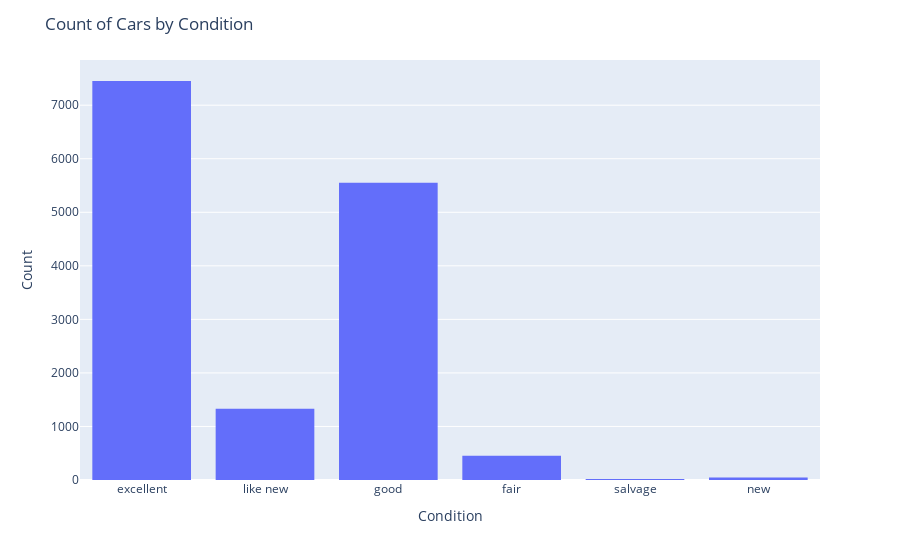

Write notebook code for a chart like this one.
### Code cell
# Histogram of the condition distribution
import plotly.express as px

fig = px.histogram(vehicles, x='condition')
fig.update_layout(title='Count of Cars by Condition', xaxis_title='Condition', yaxis_title='Count')
fig.show()

### Figure 1 — Plotly figure (JSON) as saved in the notebook; plotly's stock layout.template omitted (floating-point values rounded to 4 significant figures; data arrays with more than 128 entries replaced by an {"elided": "..."} marker saying what was removed)
{"data": [{"bingroup": "x", "hovertemplate": "condition=%{x}<br>count=%{y}<extra></extra>", "legendgroup": "", "marker": {"color": "#636efa", "pattern": {"shape": ""}}, "name": "", "orientation": "v", "showlegend": false, "x": {"elided": "14852 str values"}, "xaxis": "x", "yaxis": "y", "type": "histogram"}], "layout": {"xaxis": {"anchor": "y", "domain": [0, 1], "title": {"text": "Condition"}}, "yaxis": {"anchor": "x", "domain": [0, 1], "title": {"text": "Count"}}, "legend": {"tracegroupgap": 0}, "margin": {"t": 60}, "barmode": "relative", "title": {"text": "Count of Cars by Condition"}}}
